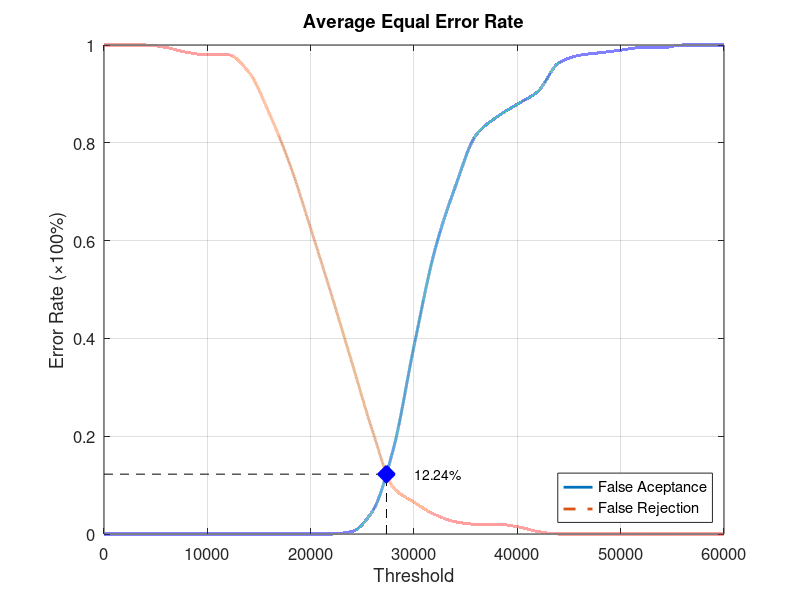
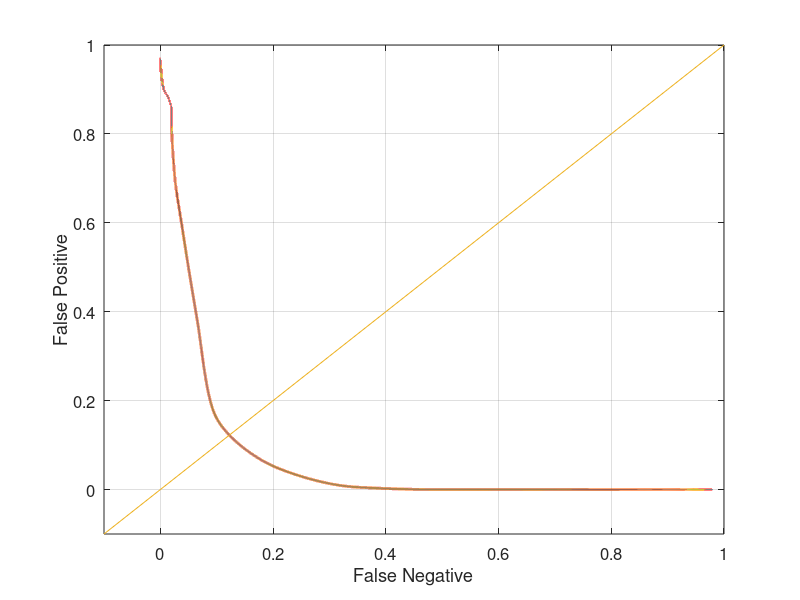

Recreate these plots in MATLAB, in order.
function yEER = Database5_1
close all;
clear;
clc;
x = 0:2000:60000;
xq = 0:0.5:60000;

y0 = [0 0 0 0 0 0 0 0 0 0 0 0 0.00526316 0.0473684 0.173684 0.384211 0.578947 0.710526 0.815789 0.852632 0.878947 0.905263 0.963158 0.978947 0.984211 0.989474 0.994737 0.994737 1 1 1];
yy0 = interp1(x, y0, xq, 'pchip');
y1 = [1 1 1 0.995 0.985 0.98 0.98 0.945 0.86 0.755 0.625 0.49 0.35 0.21 0.095 0.065 0.04 0.025 0.02 0.02 0.015 0.005 0 0 0 0 0 0 0 0 0];
yy1 = interp1(x, y1, xq, 'pchip');

% Calculating EER: 
y2 = abs(y0 - y1);
find(y2 == min(y2))
yy2 = abs(yy0 - yy1);
xEER = find(yy2 == min(yy2));
xEERIndex = xq(xEER) % X-axis EER
yEER = yy0(xEER) % Y-axis EER

main = figure
plot(xq, yy0,'-','LineWidth', 2);	hold on
plot(xq, yy1,'--','LineWidth', 2);	hold on
plot([xEERIndex xEERIndex], [0 yEER], 'k--');	hold on
plot([0 xEERIndex], [yEER yEER], 'k--');	hold on
plot(xEERIndex, yEER, 'bx', 'LineWidth', 10);	hold on
text(xEERIndex + 10 * xEERIndex / 100, yEER, [num2str(round((10000 * yEER)) / 100) '%'])
legend('False Aceptance', 'False Rejection', 'Location', 'SouthEast')
xlabel('Threshold')
ylabel('Error Rate (\times100%)')
title('Average Equal Error Rate')
set(gca, 'FontSize', 12)
axis([0 60000 0 1])
grid on

print(main, 'Database5_1Main', '-dpng');
FNRxFPR = figure('Color', [1 1 1]);
plot(yy1, yy0, '-', yy1, yy0, 'LineWidth', 2);
hold on
y = -0.1:0.1:1
plot(y, y); 
set(gca, 'FontSize', 12)
xlabel('False Negative')
ylabel('False Positive')
axis([-0.1 1 -0.1 1])
set(gca, 'FontSize', 12)
grid on

print(FNRxFPR, 'Database5_1FNRxFPR','-dpng');
end
